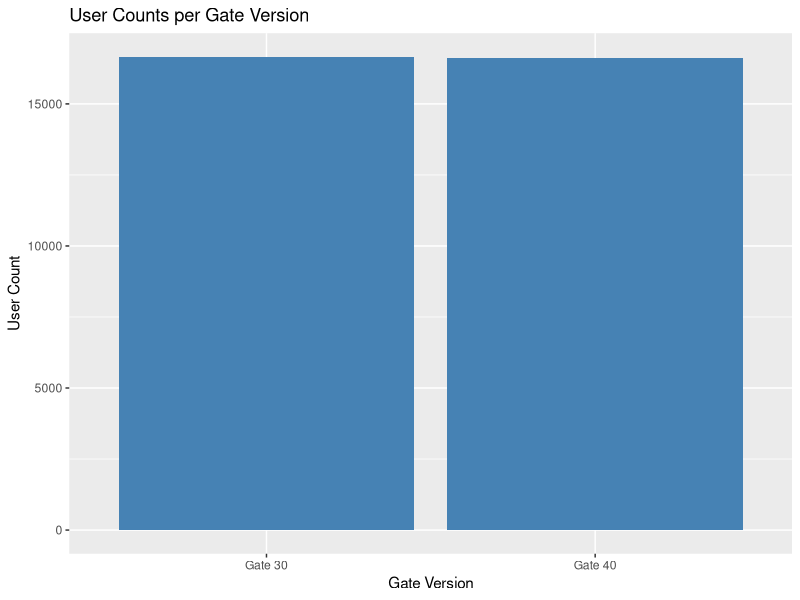
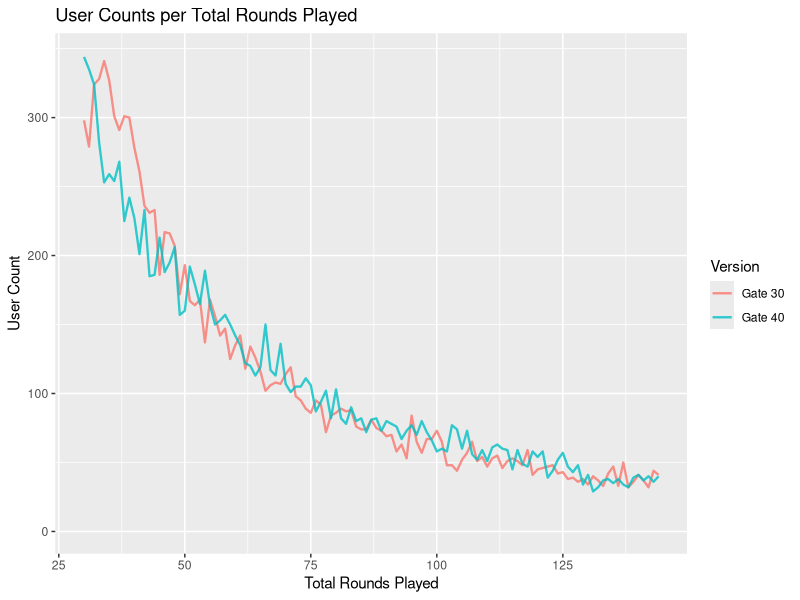

Reproduce these figures in R, in order. (Note: a time limit stopped this script after it produced the figures.)
library(readr)
library(dplyr)

# importing data
cookie_cats <- read_csv("cookie_cats.csv",
                        col_types = cols(version = col_factor()))
print(summary(cookie_cats$total_rounds))
print(table(cookie_cats$version))

# removing users with 0 rounds played and outliers
cookie_cats_clean <- cookie_cats %>% 
  filter(total_rounds >= 30, total_rounds <= 45000)

print(summary(cookie_cats_clean$total_rounds))
print(table(cookie_cats_clean$version))


# ---- CONTINUOUS ANALYSIS ----
library(ggplot2)

# creating quantitative data frame
cookie_cats_rou <- cookie_cats_clean %>%
  select(version, total_rounds)

# visualizing distribution of gate version split
agg_data <- cookie_cats_rou %>%
  group_by(version) %>%
  summarise(count = n())

ggplot(agg_data, aes(x = version, y = count)) +
  geom_bar(stat = "identity", fill="steelblue") +
  labs(title = "User Counts per Gate Version",
       x = "Gate Version",
       y = "User Count") +
  theme_grey()

# visualizing distribution of total rounds played per gate version (up to 3rd)
agg_data <- cookie_cats_rou %>%
  group_by(total_rounds, version) %>%
  summarise(count = n()) %>%
  ungroup()

ggplot(agg_data, aes(x = total_rounds, y = count, color = version)) +
  geom_line(size = 0.8, alpha = 0.8) +
  labs(title = "User Counts per Total Rounds Played",
       x = "Total Rounds Played",
       y = "User Count",
       color = "Version") +
  theme_grey() +
  xlim(30, 144)

# Mann-Whitney U test
mwu_result <- wilcox.test(total_rounds ~ version, data = cookie_cats_rou)
print(mwu_result)

# bootstrapping means
set.seed(24)
sampling_means <- data.frame(version = factor(), sample_mean = numeric())
for(i in 1:10000){
  sample_g30 <- cookie_cats_rou %>% 
    filter(version == 'Gate 30') %>% 
    sample_n(nrow(cookie_cats_rou), replace = TRUE) %>% 
    summarise(mean_rounds = mean(total_rounds))
  sample_g40 <- cookie_cats_rou %>% 
    filter(version == 'Gate 40') %>% 
    sample_n(nrow(cookie_cats_rou), replace = TRUE) %>% 
    summarise(mean_rounds = mean(total_rounds))
  sampling_means <- rbind(sampling_means, 
                             data.frame(version = c('Gate 30', 'Gate 40'), 
                                        mean_rounds = c(sample_g30$mean_rounds, 
                                                        sample_g40$mean_rounds)))
}

ggplot(sampling_means, aes(x = mean_rounds, color = version)) +
  geom_density(size = 0.8, alpha = 0.8) +
  labs(title = "Density Plots for Mean Rounds Played",
       x = "Mean Rounds Played",
       y = "Density",
       color = "Version") +
  theme_grey()

# sampling mean differences
differences <- data.frame(difference = numeric(0))
for(i in seq_len(nrow(sampling_means))) {
  if(i %% 2 == 0) {
    diff_value <- sampling_means$mean_rounds[i] - sampling_means$mean_rounds[i + 1]
    differences <- rbind(differences, data.frame(difference = diff_value))
  }
}

ggplot(differences, aes(x = difference)) +
  geom_histogram(bins = 20, width=0.15, fill = "steelblue", color="black") +
  labs(title = "Histogram of Mean Differences (Gate 40 - Gate 30)",
       x = "Difference in Mean Rounds Played",
       y = "Frequency") + 
  theme_grey()

print(paste0("Mean Difference in Mean Rounds Played: ", 
             round(mean(differences$difference, na.rm = TRUE),3)))

# ---- CATEGORICAL ANALYSIS ----

# # creating categorical data frame
cookie_cats_ret <- cookie_cats %>%
  select(version, 'one_d_retention', 'seven_d_retention')

# checking chi-square assumptions
cookie_cats_ret %>%
  group_by(version) %>%
  summarise(
    '1 Day Retention' = n(),
    '7 Day Retention' = n()
  ) %>%
  ungroup() %>%
  mutate(row_number = row_number()) %>%
  select(-row_number)

for(retention in c('one_d_retention', 'seven_d_retention')) {
  print(retention)
  print(table(cookie_cats_ret$version, cookie_cats_ret[[retention]]))
}

# performing chi-square
for(retention in c('one_d_retention', 'seven_d_retention')) {
  contingency_table <- table(cookie_cats_ret$version, cookie_cats_ret[[retention]])
  cs_result <- chisq.test(contingency_table)
  print("1 day retention Chi-squared test:")
  print(cs_result)
}

# visualizing retention rates
cookie_cats_ret %>%
  group_by(version) %>%
  summarise(
    "1 Day Retention" = mean(one_d_retention),
    "7 Day Retention" = mean(seven_d_retention)
  ) %>%
  ungroup()
